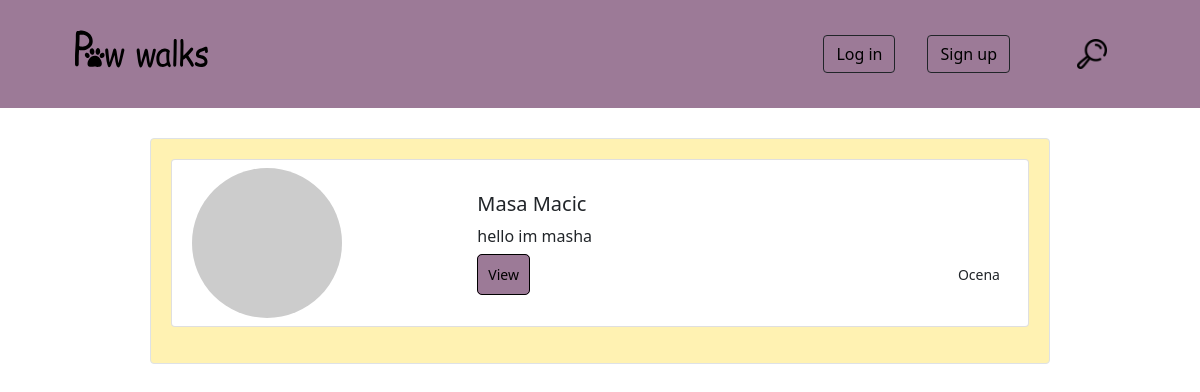
Page /pages/allWalkers.php on the earlier database version.
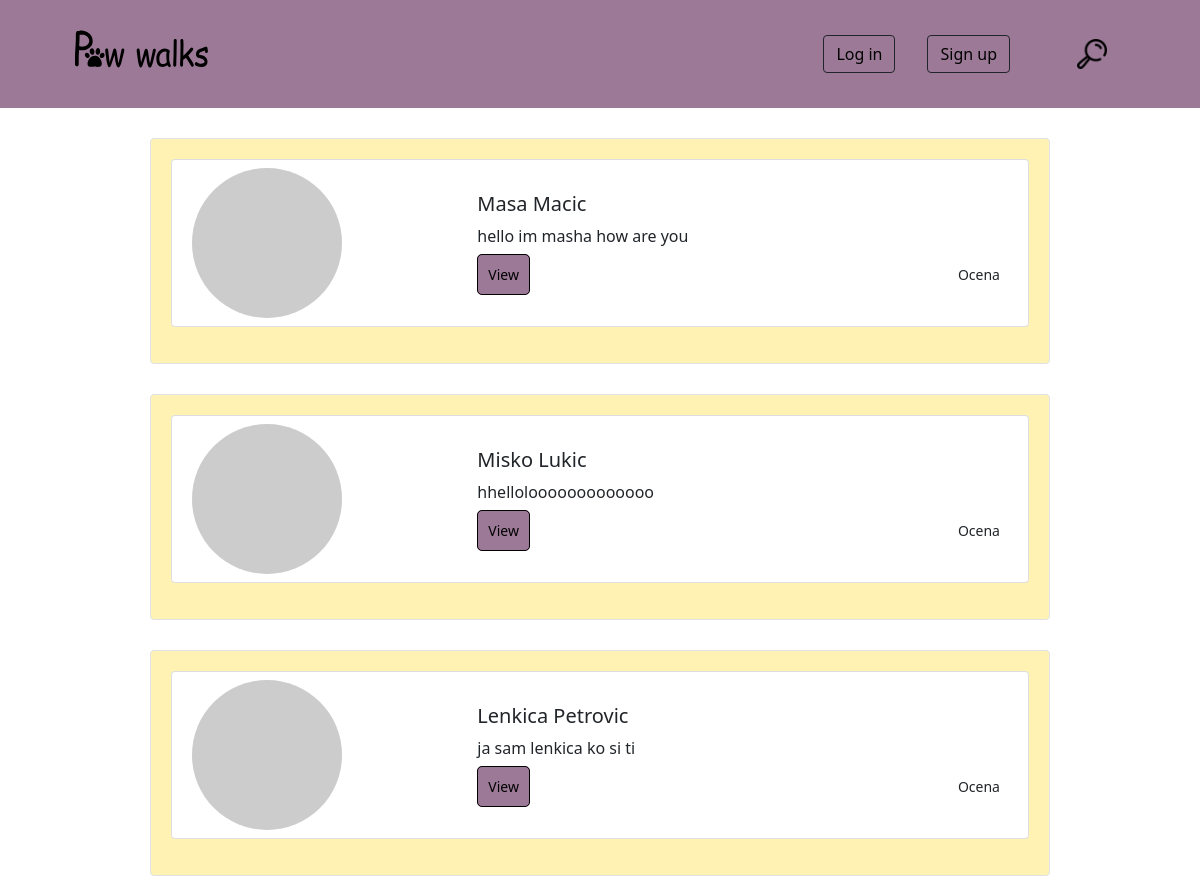
Same page on the later database version.
### tables this page shows
CREATE TABLE `walker_details` (
  `id` int(10) UNSIGNED NOT NULL,
  `biography` text NOT NULL,
  `is_active` tinyint(4) NOT NULL DEFAULT 0,
  `walker_id` int(10) UNSIGNED NOT NULL
);

CREATE TABLE `user` (
  `id` int(10) UNSIGNED NOT NULL,
  `role` enum('admin','customer','walker') NOT NULL,
  `first_name` varchar(20) NOT NULL,
  `last_name` varchar(20) NOT NULL,
  `email` varchar(255) NOT NULL,
  `password` varchar(255) NOT NULL,
  `forgot_password_code` varchar(10) DEFAULT NULL,
  `phone_number` varchar(30) NOT NULL,
  `address_id` int(10) UNSIGNED NOT NULL,
  `picture` varchar(255) DEFAULT NULL,
  `is_verified` tinyint(1) NOT NULL DEFAULT 0,
  `verification_code` char(6) DEFAULT NULL,
  `created_at` datetime NOT NULL,
  `updated_at` datetime NOT NULL
);

### pages/allWalkers.php (the view, shortened to what this page needs)
<!DOCTYPE html>
<html lang="en">
<head>
    <link href="https://cdn.jsdelivr.net/npm/bootstrap@5.1.3/dist/css/bootstrap.min.css" rel="stylesheet">
    <link rel="stylesheet" href="../css/login.css">
    <link rel="stylesheet" href="../css/signup.css">
    <link rel="stylesheet" href="../css/homeStyle.css">
    <link rel="stylesheet" href="../css/scrollbar.css">
</head>
<body>
<?php
include_once '../page_parts/header.php';
if(isset($_GET['name'])){
    $sqlWalkers = "SELECT u.id, u.first_name, u.last_name, u.picture, wd.biography FROM user u
                INNER JOIN walker_details wd ON wd.walker_id = u.id
                WHERE  u.role='walker' AND (u.first_name LIKE '%".$_GET['name']."%' OR u.last_name LIKE '%".$_GET['name']."%' );";
}else {
    $sqlWalkers = "SELECT u.id, u.first_name, u.last_name, u.picture, wd.biography FROM user u
                INNER JOIN walker_details wd ON wd.walker_id = u.id
                WHERE  u.role='walker'";
}
try{
    $conn = new PDO("mysql:host=" . HOST . ";dbname=" . DB, USER, PASS);
    $stmtWalker=$conn->prepare($sqlWalkers);
    $stmtWalker->execute();
    $walkers= $stmtWalker->fetchAll(PDO::FETCH_ASSOC);
}
catch (Exception $ex){
    echo($ex -> getMessage());
}
if(!empty($walkers)){
foreach ($walkers as $walker){
    ?>
    <div class="container ">
        <div class="row border rounded karta mx-auto" style="max-width: 900px;">
            <div class="card mb-3" style="max-width: 900px;">
                <div class="row g-0">
                    <div class="col-md-4 align-self-center p-2">
                        <img src="https://picsum.photos/150/150" class="img-fluid rounded-circle" alt="...">
                    </div>
                    <div class="col-md-8 my-3">
                        <div class="card-body">
                            <h5 class="card-title"><?php echo $walker['first_name']." ".$walker['last_name'];?></h5>
                            <p class="card-text"><?php echo $walker['biography'];?></p>
                            <span class="d-flex justify-content-between align-middle">
                                <small class="text-muted">
                                    <a id="viewWalker" href="./oneWalker.php?walker=<?php echo $walker['id'];?>">View</a>
                                </small>
                                <small>Ocena</small>
                            </span>
                        </div>
                    </div>
                </div>
            </div>
        </div>
    </div>
    <?php
}
}
else{
    ?>
    <h5 class="mt-5 text-center">No results.</h5>
<?php
}
?>
</body>
</html>

### page_parts/header.php (shortened to what this page needs)
<div class="header sticky-top">
    <div class="container d-flex">
        <div class="me-auto p-3"><a href="../pages/home.php"> <img src="../images/pawwalks.svg" alt="PawWalks-logo" class="logo"></a></div>
        <?php
        if(isset($_SESSION['id'])){
            if($_SESSION['role'] === "customer"){
                require_once '../customer_dashboard/customer_header.php';
                }
            elseif ($_SESSION['role'] === "walker"){
                require_once '../walker_dashboard/walker_header.php';
            }
        ?>
        <div class="p-3 align-self-center">
            <a href="../include/logout.inc.php">
                <button type="button" class="btn btn-outline-dark">
                    Log out
                </button>
            </a>
        </div>
            <?php
            }
        else{
            ?>
            <div class="p-3 align-self-center">
                <button type="button" class="btn btn-outline-dark header-btn" data-bs-toggle="modal" data-bs-target="#modal_login">
                    Log in
                </button>
            </div>
            <div class="p-3 align-self-center">
                <button type="button" class="btn btn-outline-dark header-btn" data-bs-toggle="modal" data-bs-target="#modal_signup">
                    Sign up
                </button>
            </div>
            <?php
        }
        ?>
        <div class="p-3">
            <nav class="navbar">
                <div class="container-fluid">
                    <button class="navbar-toggler" type="button" data-bs-toggle="collapse" data-bs-target="#navbarToggleExternalContent" aria-controls="navbarToggleExternalContent" aria-expanded="false" aria-label="Toggle navigation">
                        <img src="../images/loupe.png" alt="search" class="social">
                    </button>
                </div>
            </nav>
        </div>
    </div>
</div>

### css/login.css (style rules this page uses)
.logo { height:60px; }

### css/signup.css (style rules this page uses)
.logo { height:60px; }
.header { background-color: #9c7a97; }

### css/homeStyle.css (style rules this page uses)
.header { background-color: #9c7a97; }
.logo { margin-top: 5px; height:65px; text-align: center; }
.btn { color: black; text-decoration: none; }
.karta { background-color: rgba(255, 239, 159, 0.8); padding: 20px; margin: 30px 15px 20px 15px; }
.social { padding: 10px; width: 50px; height: 50px; }
#viewWalker { background-color: #9c7a97; border: 1px solid black; padding: 10px; text-decoration: none; color: black; border-radius: 5px; }

Differences in the rows shown:
changed walker_details "Masa": biography "hello im masha" → "hello im masha how are you"
added walker_details: walker.first_name "Misko", walker.last_name "Lukic", biography "hhellolooooooooooooo"
added walker_details: walker.first_name "Lenkica", walker.last_name "Petrovic", biography "ja sam lenkica ko si ti"
